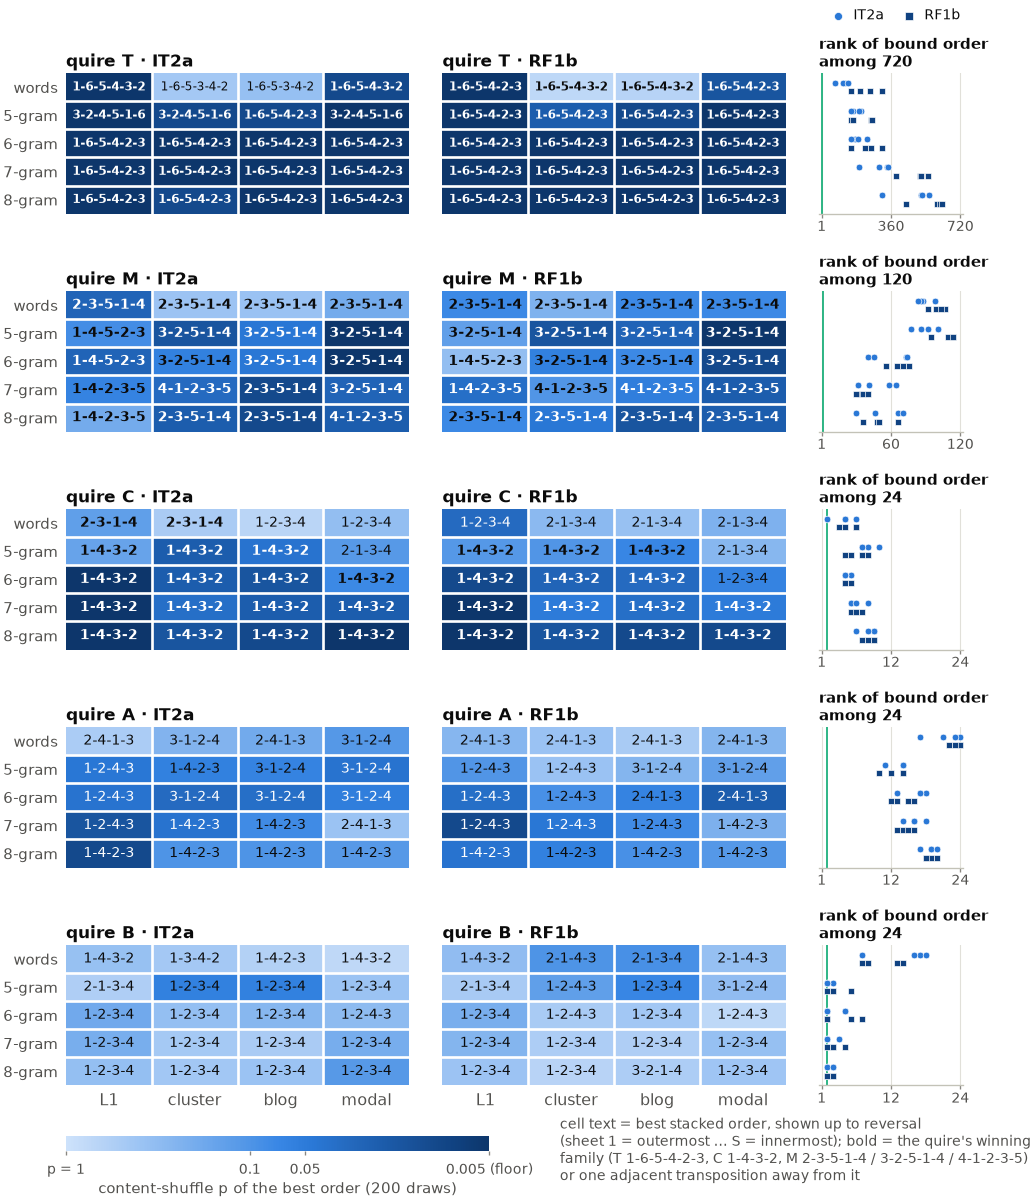

Source code (Python):
"""fig_quires_all: one-quire seriation across quires T, M, C, A, B.

Per quire, per unit (words, glyph n-grams n5..n8) and metric (L1, cluster, blog, modal), the
best stacked sheet order and its content-shuffle p (best-of-candidates on the real
contents vs best-of-candidates on 200 draws with page contents permuted within the
quire; floor 1/201).  Cell colour = -log10 p (single-hue sequential); cell text = the
best order, bold when it belongs to the quire's winning family.  Right-hand strip: rank
of the current (as-bound, outer→inner) order among the S! candidates.
Source: quire_order_burst_{T,M,C,A,B}.json (docs/doubleton_gaps.md §14-15).
Sheet labels 1..S = outermost..innermost; the digit string is the stacked reading order.
"""
import json
import numpy as np
from matplotlib.colors import Normalize
from style import *  # noqa

QUIRES = ["T", "M", "C", "A", "B"]
NCAND = {"T": 720, "M": 120, "C": 24, "A": 24, "B": 24}
UNITS = ["words", "n5", "n6", "n7", "n8"]
UNIT_LBL = {"words": "words", "n5": "5-gram", "n6": "6-gram", "n7": "7-gram", "n8": "8-gram"}
METRICS = ["L1", "burst", "blog", "modal"]  # JSON keys
LABELS = ["L1", "cluster", "blog", "modal"]  # display names
TRS = ["IT2a", "RF1b"]
# the winning family per quire (docs §15): exact best or one adjacent transposition away
FAMILY = {"T": ["165423"], "M": ["23514", "32514", "41235"], "C": ["1432"], "A": [], "B": []}


def near(lbl, fam):
    """lbl is in the family, or one adjacent transposition away; orders are compared up to
    reversal because the recorded 'best' is the canonical (smaller) member of each pair."""
    cands = {lbl, lbl[::-1]}
    for f in fam:
        variants = {f, f[::-1]}
        l = list(f)
        for i in range(len(l) - 1):
            m = l.copy(); m[i], m[i + 1] = m[i + 1], m[i]
            variants.add("".join(m)); variants.add("".join(m)[::-1])
        if cands & variants:
            return True
    return False


def dash(lbl):
    return "-".join(lbl)


norm = Normalize(vmin=0, vmax=np.log10(201))
fig = plt.figure(figsize=(W_FULL, 7.4))
gs = fig.add_gridspec(len(QUIRES), 3, width_ratios=[1, 1, 0.42], hspace=0.55, wspace=0.12,
                      left=0.09, right=0.98, top=0.93, bottom=0.075)
for qi, Q in enumerate(QUIRES):
    d = json.load(open(f"../data/quire_order_burst_{Q}.json"))
    for ti, tr in enumerate(TRS):
        ax = fig.add_subplot(gs[qi, ti])
        P = np.zeros((len(UNITS), len(METRICS)))
        for ui, u in enumerate(UNITS):
            for mi, m in enumerate(METRICS):
                c = d[tr][u][m]
                P[ui, mi] = -np.log10(c["p_best"])
                lbl = c["best"]
                fam = near(lbl, FAMILY[Q])
                ax.text(mi, ui, dash(lbl), ha="center", va="center", fontsize=5.6 if len(lbl) > 5 else 6.2,
                        color="white" if P[ui, mi] > 1.25 else INK,
                        fontweight="bold" if fam else "normal")
        ax.imshow(P, cmap=CMAP_SEQ, norm=norm, aspect="auto", interpolation="nearest")
        ax.set_xticks(range(len(METRICS)))
        ax.set_xticklabels(LABELS if qi == len(QUIRES) - 1 else [""] * 4, fontsize=7)
        ax.set_yticks(range(len(UNITS)))
        ax.set_yticklabels([UNIT_LBL[u] for u in UNITS] if ti == 0 else [""] * 5, fontsize=6.8)
        ax.tick_params(length=0)
        ax.grid(False)
        despine_all(ax)
        ax.set_title(f"quire {Q} · {tr}", fontsize=7.6, loc="left", pad=3)
        # thin white gaps between cells
        for k in range(1, len(METRICS)):
            ax.axvline(k - 0.5, color="white", lw=1.2)
        for k in range(1, len(UNITS)):
            ax.axhline(k - 0.5, color="white", lw=1.2)
    # current-order rank strip
    ax = fig.add_subplot(gs[qi, 2])
    N = NCAND[Q]
    for ti, tr in enumerate(TRS):
        for ui, u in enumerate(UNITS):
            rk = [d[tr][u][m]["current_rank"] for m in METRICS]
            ax.scatter(np.array(rk) / N, [ui + (ti - 0.5) * 0.3] * 4, s=9,
                       color=C_IT2A if tr == "IT2a" else C_RF1B,
                       marker=MARK_IT2A if tr == "IT2a" else MARK_RF1B, edgecolor="white", linewidth=0.3, zorder=3,
                       label=tr if (qi == 0 and ui == 0) else None)
    ax.set_xlim(-0.02, 1.02)
    ax.set_ylim(len(UNITS) - 0.5, -0.5)
    ax.set_yticks([])
    ax.set_xticks([0, 0.5, 1])
    ax.set_xticklabels(["1", f"{N//2}", f"{N}"], fontsize=6.2)
    ax.tick_params(axis="x", length=2, pad=1)
    ax.axvline(1 / N, color=C_STACKED, lw=0.8, zorder=1)
    ax.grid(axis="x", color=GRID, lw=0.5)
    ax.grid(axis="y", visible=False)
    ax.spines["left"].set_visible(False)
    ax.set_title(f"rank of bound order\namong {N}", fontsize=6.6, loc="left", pad=3)
    if qi == 0:
        ax.legend(loc="lower left", bbox_to_anchor=(0.0, 1.32), ncol=2, fontsize=6.2, handletextpad=0.1,
                  borderaxespad=0.0, markerscale=1.2, columnspacing=0.8)

# colourbar
cax = fig.add_axes([0.09, 0.02, 0.42, 0.012])
sm = plt.cm.ScalarMappable(cmap=CMAP_SEQ, norm=norm)
cb = fig.colorbar(sm, cax=cax, orientation="horizontal")
cb.set_ticks([0, 1, np.log10(20), np.log10(201)])
cb.set_ticklabels(["p = 1", "0.1", "0.05", "0.005 (floor)"])
cb.ax.tick_params(labelsize=6.5, length=2)
cb.outline.set_visible(False)
cb.set_label("content-shuffle p of the best order (200 draws)", fontsize=6.8, labelpad=2)
fig.text(0.58, 0.02, "cell text = best stacked order, shown up to reversal\n"
         "(sheet 1 = outermost … S = innermost); bold = the quire's winning\n"
         "family (T 1-6-5-4-2-3, C 1-4-3-2, M 2-3-5-1-4 / 3-2-5-1-4 / 4-1-2-3-5)\n"
         "or one adjacent transposition away from it",
         fontsize=6.3, color=INK2, va="center")
save(fig, "fig_quires_all")
print("ok")
